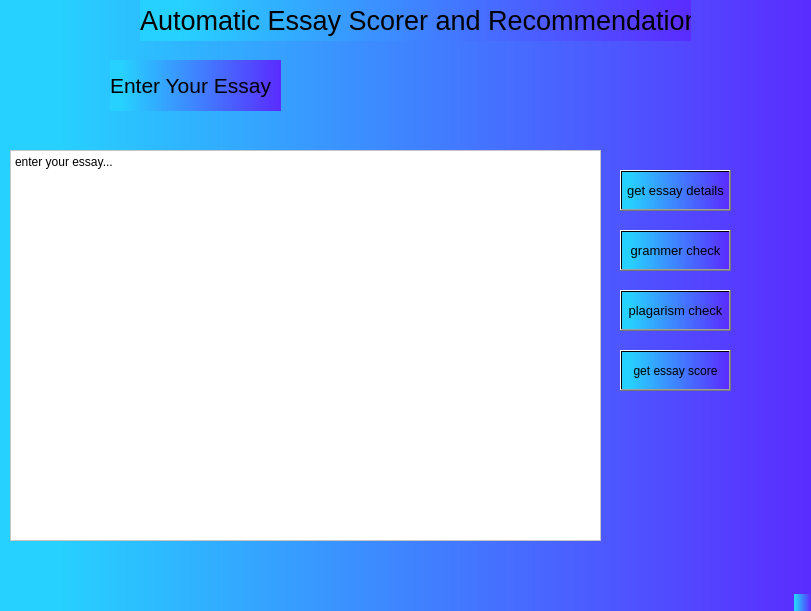
<?xml version="1.0" encoding="UTF-8"?>
<ui version="4.0">
 <class>MainWindow</class>
 <widget class="QMainWindow" name="MainWindow">
  <property name="geometry">
   <rect>
    <x>0</x>
    <y>0</y>
    <width>811</width>
    <height>611</height>
   </rect>
  </property>
  <property name="windowTitle">
   <string>MainWindow</string>
  </property>
  <property name="autoFillBackground">
   <bool>false</bool>
  </property>
  <property name="styleSheet">
   <string notr="true">QWidget{
	background-color: rgb(131, 249, 255);
	
	
	background-color: qlineargradient(spread:repeat, x1:0, y1:0, x2:1, y2:0, stop:0.0681818 rgba(38, 209, 255, 255), stop:1 rgba(91, 43, 255, 255));
}

QPlainTextEdit{
	
	background-color: rgb(255, 255, 255);


}</string>
  </property>
  <property name="toolButtonStyle">
   <enum>Qt::ToolButtonIconOnly</enum>
  </property>
  <widget class="QWidget" name="centralwidget">
   <widget class="QLabel" name="label">
    <property name="geometry">
     <rect>
      <x>140</x>
      <y>0</y>
      <width>551</width>
      <height>41</height>
     </rect>
    </property>
    <property name="font">
     <font>
      <pointsize>20</pointsize>
     </font>
    </property>
    <property name="text">
     <string>Automatic Essay Scorer and Recommendation</string>
    </property>
   </widget>
   <widget class="QLabel" name="label_2">
    <property name="geometry">
     <rect>
      <x>110</x>
      <y>60</y>
      <width>171</width>
      <height>51</height>
     </rect>
    </property>
    <property name="font">
     <font>
      <pointsize>16</pointsize>
     </font>
    </property>
    <property name="text">
     <string>Enter Your Essay</string>
    </property>
   </widget>
   <widget class="QPushButton" name="Button1">
    <property name="geometry">
     <rect>
      <x>620</x>
      <y>170</y>
      <width>111</width>
      <height>41</height>
     </rect>
    </property>
    <property name="font">
     <font>
      <pointsize>10</pointsize>
     </font>
    </property>
    <property name="text">
     <string>get essay details</string>
    </property>
   </widget>
   <widget class="QPushButton" name="Button_2">
    <property name="geometry">
     <rect>
      <x>620</x>
      <y>230</y>
      <width>111</width>
      <height>41</height>
     </rect>
    </property>
    <property name="font">
     <font>
      <pointsize>10</pointsize>
     </font>
    </property>
    <property name="text">
     <string>grammer check</string>
    </property>
   </widget>
   <widget class="QPushButton" name="Button_3">
    <property name="geometry">
     <rect>
      <x>620</x>
      <y>290</y>
      <width>111</width>
      <height>41</height>
     </rect>
    </property>
    <property name="font">
     <font>
      <pointsize>10</pointsize>
     </font>
    </property>
    <property name="text">
     <string>plagarism check</string>
    </property>
   </widget>
   <widget class="QPushButton" name="Button_4">
    <property name="geometry">
     <rect>
      <x>620</x>
      <y>350</y>
      <width>111</width>
      <height>41</height>
     </rect>
    </property>
    <property name="text">
     <string>get essay score</string>
    </property>
   </widget>
   <widget class="QPlainTextEdit" name="plainTextEdit">
    <property name="geometry">
     <rect>
      <x>10</x>
      <y>150</y>
      <width>591</width>
      <height>391</height>
     </rect>
    </property>
    <property name="plainText">
     <string>enter your essay...
</string>
    </property>
   </widget>
  </widget>
  <widget class="QStatusBar" name="statusbar"/>
  <action name="actionk">
   <property name="text">
    <string>PRAGLVA</string>
   </property>
  </action>
  <action name="actionrishav">
   <property name="text">
    <string>RISHAV</string>
   </property>
  </action>
  <action name="actionRABINDRA">
   <property name="text">
    <string>RABINDRA</string>
   </property>
  </action>
  <action name="actionRITESH">
   <property name="text">
    <string>RITESH</string>
   </property>
  </action>
 </widget>
 <resources/>
 <connections/>
</ui>
